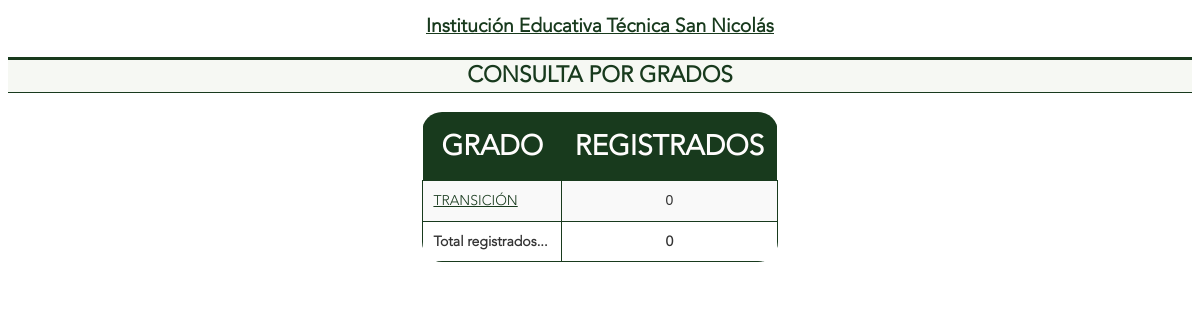
Page /administrador/general.php (signed in) on the committed database.
### tables this page shows
CREATE TABLE IF NOT EXISTS `general` (
  `id` int(11) NOT NULL AUTO_INCREMENT,
  `institucion` varchar(100) NOT NULL,
  `descripcion` varchar(100) NOT NULL,
  `activo` varchar(1) NOT NULL,
  `clave` varchar(1) NOT NULL,
  PRIMARY KEY (`id`)
);

CREATE TABLE IF NOT EXISTS `grados` (
  `id` int(11) NOT NULL AUTO_INCREMENT,
  `grado` varchar(15) NOT NULL,
  PRIMARY KEY (`id`)
);

### administrador/general.php (the view, shortened to what this page needs)
<?php
$link=conectarse();
$estado=mysqli_query($link, "select * from general");
$leer= mysqli_fetch_array($estado);
if(isset($_COOKIE['VotaDatAdmin'])) {
	echo '<!DOCTYPE html PUBLIC "-//W3C//DTD XHTML 1.0 Transitional//EN" "http://www.w3.org/TR/xhtml1/DTD/xhtml1-transitional.dtd">';
	echo '<html>';
	echo '<head>	<meta charset="UTF-8"><link rel="icon" href="./../iconos/EscudoColegio.png" type="image/png">
';
	echo '<link href="../estilo.css
" rel="stylesheet" type="text/css" />';
	echo '</head>';
	echo '<body>';
	echo '<h1>'.$leer['institucion'].'</h1>';
	echo '<h2>CONSULTA POR GRADOS</h2>';
	echo '<div align="center">';
	echo '<table>';
	echo '<thead><tr><th>GRADO</th><th>REGISTRADOS</th></tr></thead>';
	$ContReg=0;
	$resp=mysqli_query($link, "select * from grados");
	while($row = mysqli_fetch_array($resp)) {
		$resp2=mysqli_query($link, sprintf("select count(estudiantes.id) from estudiantes where grado=%d",$row['id']));
		$row2 = mysqli_fetch_array($resp2);
		echo '<tr>';
		echo '<td><a href="consulta.php?id='.$row['id'].'" title="Clic para consultar '.$row['grado'].'">'.$row['grado'].'</a></td>';
		echo '<td class="cen">'.$row2[0].'</td></tr>';
		$ContReg=$ContReg+$row2[0];
	}
		echo '<tr>';
		echo '<td><strong>Total registrados...</strong></td>';
		echo '<td class="cen"><strong>'.$ContReg.'</strong></td></tr>';
		echo '</table>';
		echo '</div>';
	echo '</body>';
	echo '</html>';
}
else {
        include_once("encabezado.html");
        echo '<table>';
        echo '<tr><td class="cen"><strong>Su sesión ha finalizado, por favor vuelva a ingresar al sistema</strong></td></tr>';
        echo '</table></div></body></html>';
}
?>

### estilo.css (style rules this page uses)
* { font-family: Avenir; }
a:link, a:visited { color: #183a1d; font-family: Avenir; }
h1 { color: #183a1d; font-size: 1em; font-family: Avenir; text-decoration: underline; text-align: center; font-size: larger; }
h2 { color: #183a1d; text-align: center; font-size: 1.4em; border-top: 3px solid #183a1d; border-bottom: 1px solid #183a1d; background-color: #F6F8F3; padding: 0 20px 2px 20px; font-family: Avenir; }
table { margin: 0 auto; text-align: left; width: 30%; border-collapse: collapse; border: none; border-radius: 20px; overflow: hidden; }
thead th { background-color: #183a1d; color: #fffdfd; font-size: 28px; font-weight: bold; padding: 15px 10px; text-align: center; }
tbody tr:nth-child(odd) { background-color: #f9f9f9; }
tbody th, tbody td { font-size: 14px; font-family: 'Arial', sans-serif; color: #333; padding: 10px; border: 1px solid #183a1d; text-align: justify; }
.cen { text-align: center; transition: all 0.3s ease-in; }
tbody th, td { font-size: 0.8em; line-height: 1.4em; font-family: Avenir; color: #000; padding: 10px 7px; border-top: 1px solid #ffc400bb; border-right: 1px solid #DDDDDD; text-align: justify; }
:root { accent-color: #183a1d; }

### rows in the picture
general: institucion "Institución Educativa Técnica San Nicolás"
grados: grado "TRANSICIÓN", row2 "0"

### other values in the picture
$ContReg "0"
